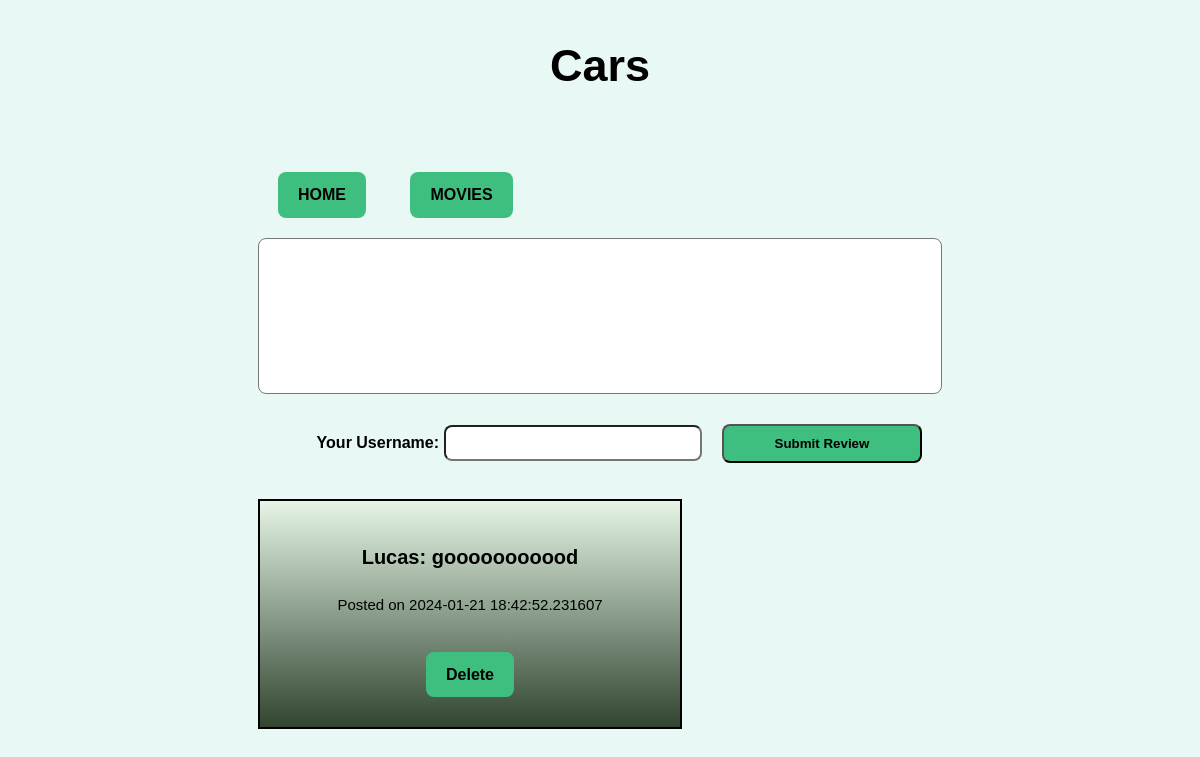
Page /movies/1 on the committed database.
### models.py (models this page shows)
class Movie(db.Model):
    movie_id = db.Column(db.Integer, primary_key=True)
    user_id = db.Column(db.Integer, db.ForeignKey('user.user_id'), nullable=False)
    title = db.Column(db.String(255), nullable=False)
    rating = db.Column(db.DECIMAL(3, 1))
    year = db.Column(db.Integer)
    poster = db.Column(db.String(255))
    reviews = db.relationship('Review', backref='movie', lazy=True)

class Review(db.Model):
    review_id = db.Column(db.Integer, primary_key=True)
    movie_id = db.Column(db.Integer, db.ForeignKey('movie.movie_id'), nullable=False)
    text = db.Column(db.Text, nullable=False)
    date = db.Column(db.DateTime, default=datetime.utcnow)
    username = db.Column(db.String(255), nullable=False)

### app.py (the view, shortened to what this page needs)
@app.route('/movies/<int:movie_id>', methods=['GET', 'POST'])
def movie_review(movie_id):
    movie = data_manager.get_movie_by_id(movie_id)
    if movie is None:
        return "User not found"
    reviews = movie.reviews
    return render_template('movie_review.html', movie=movie, reviews=reviews)

### data/SQLiteDataManager.py (called while the page is built)
    def get_movie_by_id(self, movie_id):
        return Movie.query.get(movie_id)

### templates/movie_review.html (shortened to what this page needs)
<!DOCTYPE html>
<html>
<head>
    <link rel="stylesheet" href="{{ url_for('static', filename='styles.css') }}">
</head>
<body>
    <div>
        <h1 class="title">{{ movie.title }}</h1>
    </div>
    <div class="user-container">
        <div class="header-buttons">
            <a href="{{ url_for('home') }}" class="btn">HOME</a>
            <a href="{{ url_for('list_movies') }}" class="btn">MOVIES</a>
        </div>
        <div>
                <form method="post" action="{{ url_for('movie_review', movie_id=movie.movie_id, username=username) }}" class="review_form">
                    <textarea id="review_text" name="review_text" class="review_box" required></textarea>
                    <div class="input_button">
                        <label for="username" class="review_label">Your Username:</label>
                        <input type="text" id="username" name="username" value="{{ username }}" class="review_input" >
                        <button type="submit" class="btn-submit" >Submit Review</button>
                    </div>
                </form>
        </div>
        <div class="movies-list">
            <ul class="list-of-cards">
                {% if reviews %}
                    {% for review in reviews %}
                     <li>
                        <div class="card">
                            <div class="movie-details">
                                <p class="review-text">{{review.username}}: {{ review.text }}</p>
                                <p class="review-date">Posted on {{ review.date }}</p>
                            </div>
                            <a href="{{ url_for('delete_review', movie_id=review['movie_id'], review_id=review['review_id']) }}" class="btn">Delete</a>
                        </div>
                    </li>
                    {% endfor %}
                {% else %}
                    <p>No reviews available for this movie.</p>
                {% endif %}
            </ul>
        </div>
    </div>
</body>
</html>

### static/styles.css (style rules this page uses)
body { font-family: Arial, sans-serif; line-height: 1.6; background-color: #E8F8F5; }
ul { list-style: none; padding: 0; }
.movies-list { display: flex; flex-wrap: wrap; justify-content: space-between; align-items: center; width-max:1200px }
.list-of-cards { display: flex; flex-direction: row; justify-content: center; flex-wrap: wrap; gap:100px; }
.card { text-align: center; border: 2px solid black; background: linear-gradient(to bottom, #e6f5e6, #304530); padding: 10px; width: 400px; }
.btn { display: inline-block; background-color: #3EBF7F; color: black; text-align: center; text-decoration: none; text-color: black border: none; cursor: pointer; margin:20px; border-radius: 8px; font-weight: bold; padding: 10px 20px; }
.movie-details { margin-top: 30px; font-weight: bold; font-size: 20px }
.title { font-size: 45px; font-weight: bold; text-align: center; margin-bottom: 20px; }
.user-container { margin: 50px 250px; }
.review_box { width: max; height: 150px; resize: none; margin-bottom: 10px; border-radius: 8px; }
.review_form { display: flex; flex-direction: column; }
.input_button { display: flex; flex-direction: row; justify-content: flex-end; align-items: center; }
.review_label { margin: 5px; font-weight: bold; }
.btn-submit { display: inline-block; background-color: #3EBF7F; color: black; text-align: center; text-decoration: none; text-color: black border: none; cursor: pointer; margin:20px; border-radius: 8px; font-weight: bold; padding: 10px 20px; width: 200px; }
.review_input { width: 250px; height:30px; border-radius: 8px; }

### rows in the picture
Movie: title "Cars"
Review: username "Lucas", text "gooooooooood", date "2024-01-21 18:42:52.231607"
